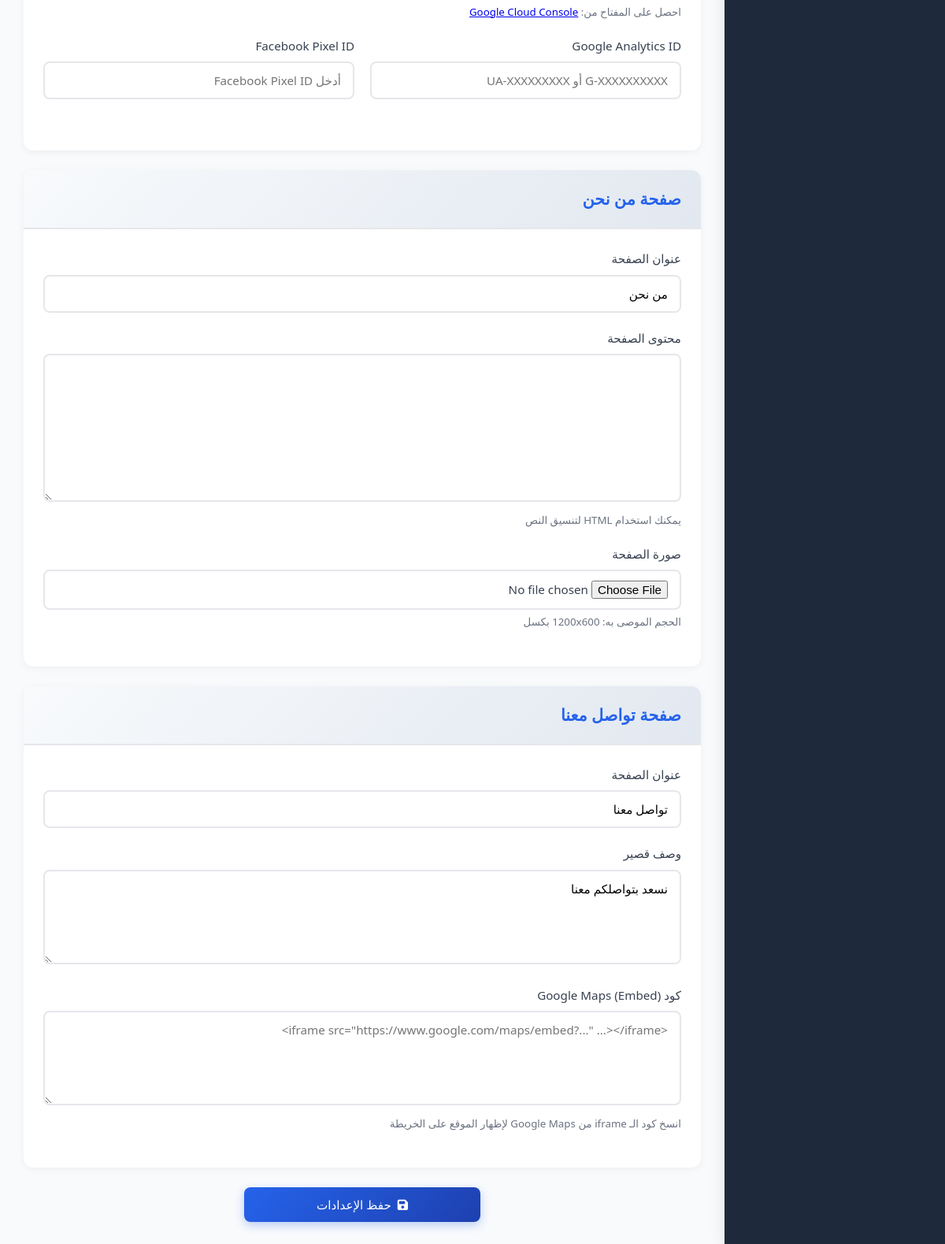
/admin/settings.php (signed in, lower part), run on an earlier commit of the app's database.
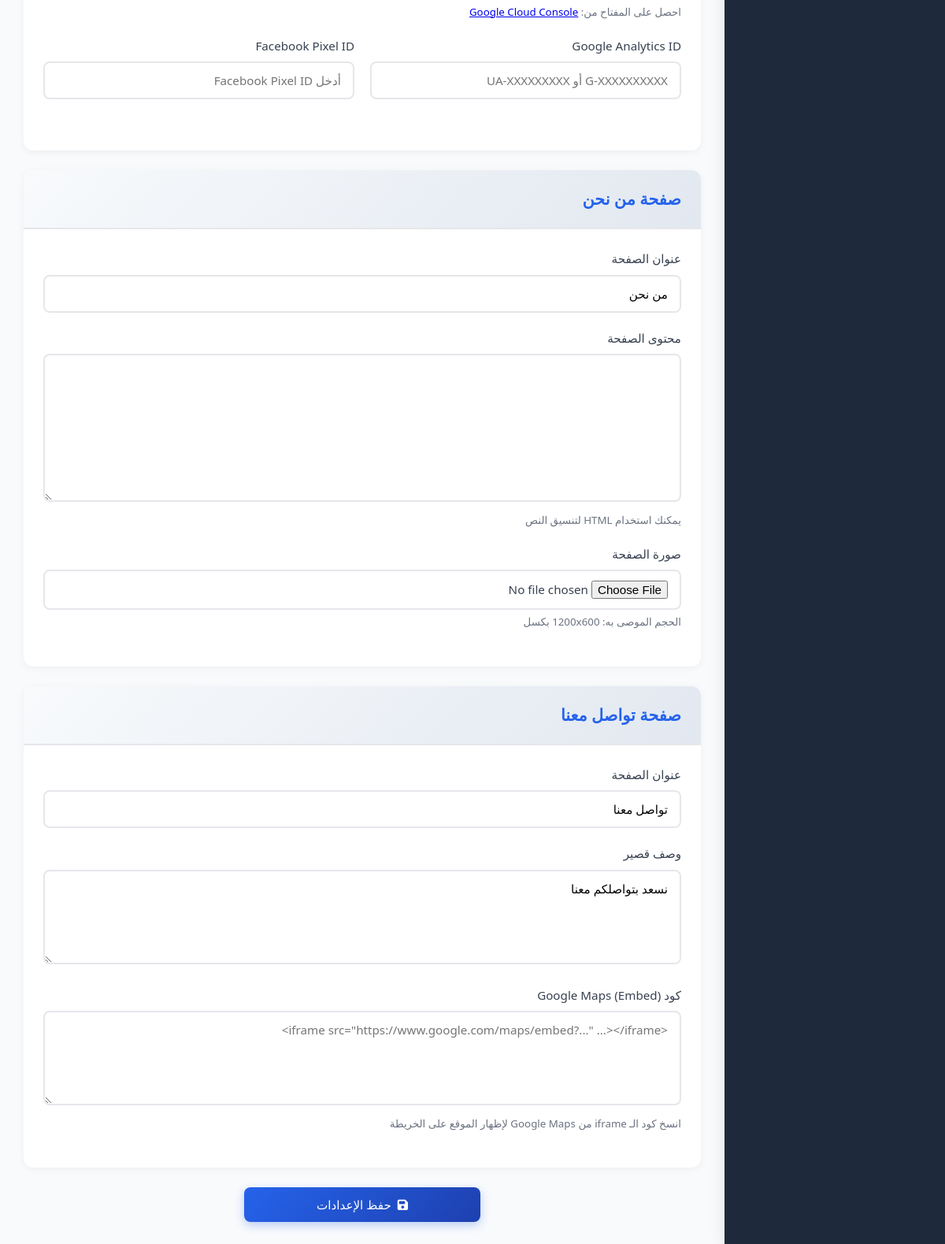
And on a later commit of the database.
### tables this page shows
CREATE TABLE IF NOT EXISTS `settings` (
    `id` INT PRIMARY KEY AUTO_INCREMENT,
    `setting_key` VARCHAR(100) NOT NULL UNIQUE,
    `setting_value` TEXT,
    `setting_type` VARCHAR(50) DEFAULT 'text',
    `created_at` TIMESTAMP DEFAULT CURRENT_TIMESTAMP,
    `updated_at` TIMESTAMP DEFAULT CURRENT_TIMESTAMP ON UPDATE CURRENT_TIMESTAMP
);

### includes/config.php (called while the page is built, shortened)
<?php
$conn = null;
try {
    $conn = new PDO(
        "mysql:host=" . DB_HOST . ";dbname=" . DB_NAME . ";charset=utf8mb4",
        DB_USER,
        DB_PASS,
        [
            PDO::ATTR_ERRMODE => PDO::ERRMODE_EXCEPTION,
            PDO::ATTR_DEFAULT_FETCH_MODE => PDO::FETCH_ASSOC,
            PDO::ATTR_EMULATE_PREPARES => false
        ]
    );
} catch(PDOException $e) {
    error_log("Database connection error: " . $e->getMessage());
    die("خطأ في الاتصال بقاعدة البيانات. يرجى التأكد من:<br>1. إنشاء قاعدة البيانات (u186120816_tantawy)<br>2. استيراد ملف database.sql<br>3. التحقق من بيانات الاتصال في includes/config.php<br>4. وضع كلمة مرور قاعدة البيانات في DB_PASS<br><br>Error: " . $e->getMessage());
}
function getSetting($key, $default = '') {
    global $conn;
    try {
        $stmt = $conn->prepare("SELECT setting_value FROM settings WHERE setting_key = ?");
        $stmt->execute([$key]);
        $result = $stmt->fetch();
        return $result ? $result['setting_value'] : $default;
    } catch(PDOException $e) {
        return $default;
    }
}

### admin/settings.php (the view, shortened to what this page needs)
<?php
include 'includes/header.php';
?>
<form method="POST" enctype="multipart/form-data">
    <div class="card">
        <div class="card-body">
            <div class="form-group">
                <small style="color: var(--text-light); display: block; margin-top: 5px;">
                    احصل على المفتاح من: <a href="https://console.cloud.google.com/" target="_blank">Google Cloud Console</a>
                </small>
            </div>
            <div class="form-row">
                <div class="form-group">
                    <label>Google Analytics ID</label>
                    <input type="text" name="google_analytics_id"
                           value="<?php echo htmlspecialchars(getSetting('google_analytics_id')); ?>"
                           placeholder="G-XXXXXXXXXX أو UA-XXXXXXXXX">
                </div>
                <div class="form-group">
                    <label>Facebook Pixel ID</label>
                    <input type="text" name="facebook_pixel_id"
                           value="<?php echo htmlspecialchars(getSetting('facebook_pixel_id')); ?>"
                           placeholder="أدخل Facebook Pixel ID">
                </div>
            </div>
        </div>
    </div>
    <div class="card">
        <div class="card-header">
            <h2>صفحة من نحن</h2>
        </div>
        <div class="card-body">
            <div class="form-group">
                <label>عنوان الصفحة</label>
                <input type="text" name="about_title"
                       value="<?php echo htmlspecialchars(getSetting('about_title', 'من نحن')); ?>"
                       placeholder="من نحن">
            </div>
            <div class="form-group">
                <label>محتوى الصفحة</label>
                <textarea name="about_content" rows="8" class="tinymce-editor"><?php echo htmlspecialchars(getSetting('about_content')); ?></textarea>
                <small style="color: var(--text-light); display: block; margin-top: 5px;">
                    يمكنك استخدام HTML لتنسيق النص
                </small>
            </div>
            <div class="form-group">
                <label>صورة الصفحة</label>
                <input type="file" name="about_image" accept="image/*">
                <small style="color: var(--text-light); display: block; margin-top: 5px;">
                    الحجم الموصى به: 1200x600 بكسل
                </small>
            </div>
        </div>
    </div>
    <div class="card">
        <div class="card-header">
            <h2>صفحة تواصل معنا</h2>
        </div>
        <div class="card-body">
            <div class="form-group">
                <label>عنوان الصفحة</label>
                <input type="text" name="contact_title"
                       value="<?php echo htmlspecialchars(getSetting('contact_title', 'تواصل معنا')); ?>"
                       placeholder="تواصل معنا">
            </div>
            <div class="form-group">
                <label>وصف قصير</label>
                <textarea name="contact_description" rows="3"><?php echo htmlspecialchars(getSetting('contact_description', 'نسعد بتواصلكم معنا')); ?></textarea>
            </div>
            <div class="form-group">
                <label>كود Google Maps (Embed)</label>
                <textarea name="contact_map_embed" rows="4" placeholder='<iframe src="https://www.google.com/maps/embed?..." ...></iframe>'><?php echo htmlspecialchars(getSetting('contact_map_embed')); ?></textarea>
                <small style="color: var(--text-light); display: block; margin-top: 5px;">
                    انسخ كود الـ iframe من Google Maps لإظهار الموقع على الخريطة
                </small>
            </div>
        </div>
    </div>
    <button type="submit" name="submit" class="btn btn-primary btn-block" style="max-width: 300px; margin: 0 auto;">
        <i class="fas fa-save"></i> حفظ الإعدادات
    </button>
</form>
<?php include 'includes/footer.php'; ?>

### admin/includes/header.php (shortened to what this page needs)
<?php
require_once __DIR__ . '/../../includes/config.php';
?>
<!DOCTYPE html>
<html lang="ar" dir="rtl">
<head>
    <link rel="stylesheet" href="https://cdnjs.cloudflare.com/ajax/libs/font-awesome/6.4.0/css/all.min.css">
    <link rel="stylesheet" href="../css/admin.css">
</head>
<body>
    <div class="dashboard">
        <aside class="sidebar">
        </aside>
        <main class="main-content">

### admin/includes/footer.php (shortened to what this page needs)
        </main>
    </div>
</body>
</html>

### css/admin.css (style rules this page uses)
:root { --primary-color: #2563eb; --primary-dark: #1e40af; --primary-light: #3b82f6; --success-color: #10b981; --danger-color: #ef4444; --warning-color: #f59e0b; --info-color: #3b82f6; --dark-color: #1f2937; --light-color: #f9fafb; --border-color: #e5e7eb; --text-color: #374151; --text-light: #6b7280; --sidebar-width: 280px; --sidebar-bg: #1e293b; --sidebar-text: #cbd5e1; --sidebar-hover: #334155; }
* { margin: 0; padding: 0; box-sizing: border-box; }
body { font-family: 'Segoe UI', Tahoma, Geneva, Verdana, sans-serif; background: #f8fafc; color: var(--text-color); direction: rtl; line-height: 1.6; }
.dashboard { display: flex; min-height: 100vh; }
.sidebar { width: var(--sidebar-width); background: var(--sidebar-bg); color: var(--sidebar-text); position: fixed; right: 0; top: 0; bottom: 0; overflow-y: auto; z-index: 1000; box-shadow: 0 0 20px rgba(0, 0, 0, 0.1); transition: all 0.3s ease; }
.main-content { margin-right: var(--sidebar-width); padding: 30px; width: calc(100% - var(--sidebar-width)); min-height: 100vh; }
.card { background: white; border-radius: 12px; box-shadow: 0 2px 10px rgba(0, 0, 0, 0.05); margin-bottom: 25px; overflow: hidden; transition: all 0.3s ease; }
.card-header { padding: 20px 25px; background: linear-gradient(135deg, #f8fafc, #e2e8f0); border-bottom: 2px solid var(--border-color); }
.card-header h2 { font-size: 1.3rem; color: var(--primary-color); font-weight: 600; display: flex; align-items: center; }
.card-body { padding: 25px; }
.form-group { margin-bottom: 20px; }
.form-group label { display: block; margin-bottom: 8px; color: var(--text-color); font-weight: 500; font-size: 0.95rem; }
.form-group input[type="text"], .form-group input[type="email"], .form-group input[type="password"], .form-group input[type="number"], .form-group input[type="date"], .form-group input[type="tel"], .form-group input[type="url"], .form-group input[type="file"], .form-group select, .form-group textarea { width: 100%; padding: 12px 15px; border: 2px solid var(--border-color); border-radius: 8px; font-size: 0.95rem; transition: all 0.3s ease; font-family: inherit; }
.form-group textarea { resize: vertical; min-height: 120px; }
.form-row { display: grid; grid-template-columns: repeat(auto-fit, minmax(250px, 1fr)); gap: 20px; margin-bottom: 20px; }
.btn { display: inline-flex; align-items: center; justify-content: center; gap: 8px; padding: 12px 24px; border: none; border-radius: 8px; font-size: 0.95rem; font-weight: 500; cursor: pointer; transition: all 0.3s ease; text-decoration: none; font-family: inherit; }
.btn-primary { background: linear-gradient(135deg, var(--primary-color), var(--primary-dark)); color: white; box-shadow: 0 4px 12px rgba(37, 99, 235, 0.3); }
.btn-block { display: flex; width: 100%; }

What changed in the data, as far as the page shows it:
added settings: about_title "من نحن"
added settings: contact_title "تواصل معنا"
added settings: contact_description "نسعد بتواصلكم معنا"
Also different on the page:
form field about_title: "من نحن" → (not shown)
form field contact_title: "تواصل معنا" → (not shown)
form field contact_description: "نسعد بتواصلكم معنا" → (not shown)
